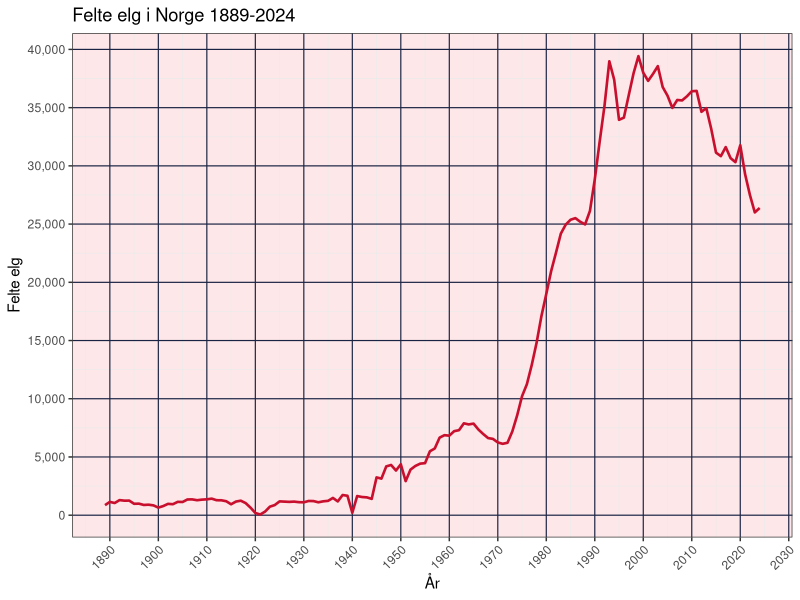
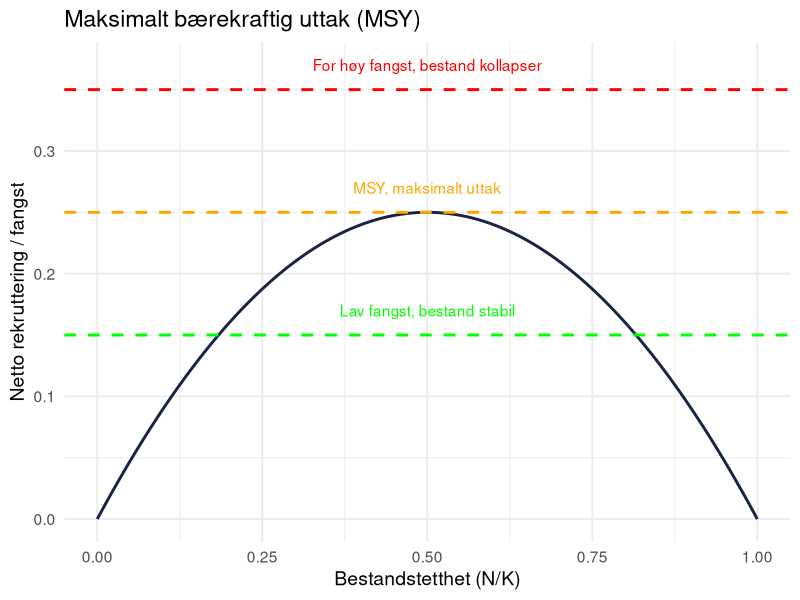
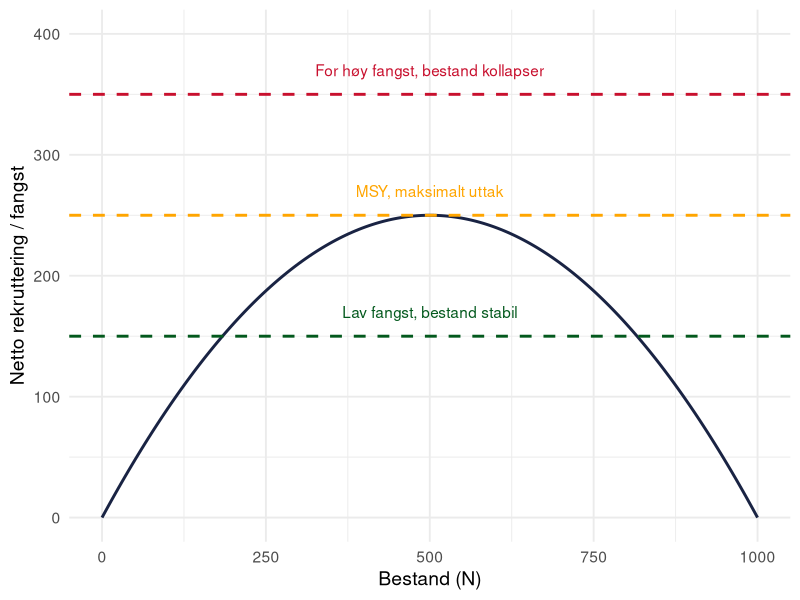
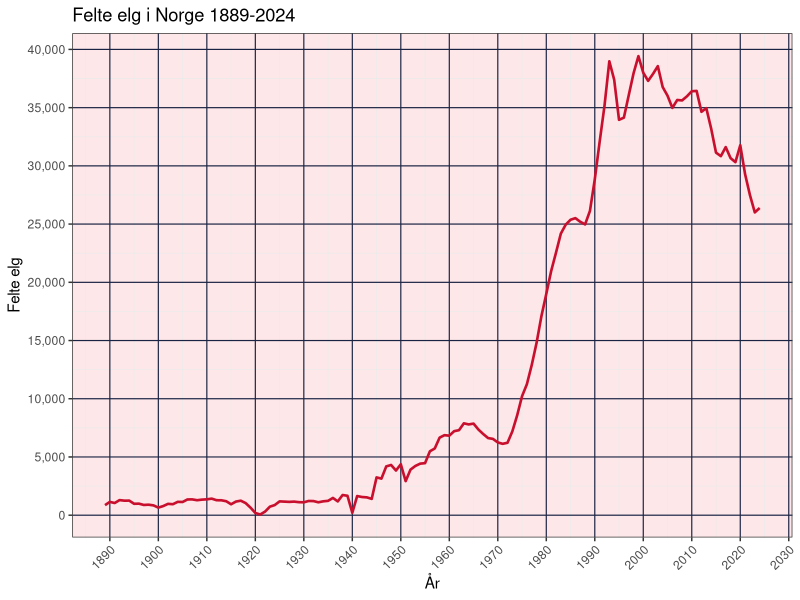
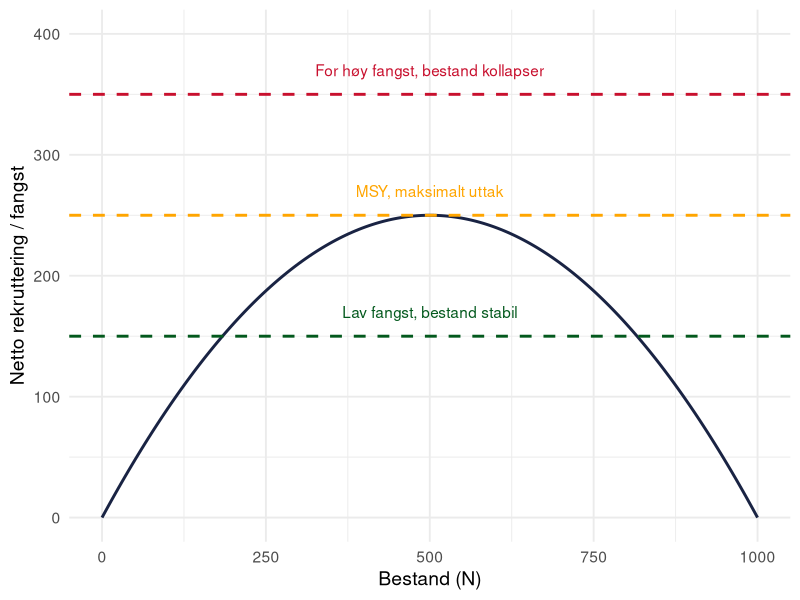

R code for these plots, in order:
## ---- chunk 1
library(tidyverse)
library(readxl)
library(scales)
## ---- chunk 2
read_excel("Elg.xlsx") %>% 
  ggplot(aes(x = År, y = `Felte elg`)) +
  geom_line(color = "#C8102E", linetype = "solid", size = 0.9) + 
  scale_x_continuous(breaks = c(1890, 1900, 1910, 1920, 1930, 1940, 1950, 1960, 1970, 1980, 1990, 2000, 2010, 2020, 2030)) + 
  scale_y_continuous(labels = label_comma(), breaks = c(0,5000, 10000, 15000, 20000, 25000, 30000, 35000, 40000)) + 
  theme_bw() + 
  theme(axis.text.x = element_text(angle = 45, vjust = 1, hjust=1),
        panel.background = element_rect(fill = "#FEE7E8"),
        panel.grid.major = element_line(colour = "#192343", linetype = "solid", size = 0.4)) + 
  ggtitle("Felte elg i Norge 1889-2024")
ggsave("elg.jpg")
## ---- chunk 3
library(ggplot2)

# Data
N <- seq(0, 1, length.out = 200)
K <- 1
r <- 1
recruitment <- r * N * (1 - N/K)
df <- data.frame(N = N, recruitment = recruitment)

# Fangstlinjer
hi <- 0.15
hm <- max(recruitment)
hh <- 0.35

# Lag plottet
ggplot(df, aes(x = N, y = recruitment)) +
  geom_line(size = 1, colour = "#192343") +
  geom_hline(yintercept = hi, colour = "green", linetype = "dashed", size = 1) +
  geom_hline(yintercept = hm, colour = "orange", linetype = "dashed", size = 1) +
  geom_hline(yintercept = hh, colour = "red", linetype = "dashed", size = 1) +
  annotate("text", x = 0.5, y = hi + 0.02,
           label = "Lav fangst, bestand stabil", colour = "green") +
  annotate("text", x = 0.5, y = hm + 0.02,
           label = "MSY, maksimalt uttak", colour = "orange") +
  annotate("text", x = 0.5 , y = hh + 0.02,
           label = "For høy fangst, bestand kollapser", colour = "red") +
  labs(x = "Bestandstetthet (N/K)",
       y = "Netto rekruttering / fangst",
       title = "Maksimalt bærekraftig uttak (MSY)") +
  theme_minimal(base_size = 14)
## ---- chunk 4
# Parametere
K <- 1000
r <- 1
N <- seq(0, K, length.out = 200)

# Netto rekruttering (logistisk modell)
recruitment <- r * N * (1 - N/K)
df <- data.frame(N = N, recruitment = recruitment)

# Fangstlinjer
hi <- 150      # lav fangst
hm <- max(recruitment)  # MSY
hh <- 350      # høy fangst

# Lag plottet
ggplot(df, aes(x = N, y = recruitment)) +
  geom_line(size = 1, colour = "#192343") +
 geom_hline(yintercept = hi, colour = "#03591D", linetype = "dashed", size = 1) +
  geom_hline(yintercept = hm, colour = "orange", linetype = "dashed", size = 1) +
  geom_hline(yintercept = hh, colour = "#C8102E", linetype = "dashed", size = 1) +
annotate("text", x = 500, y = hi + 20,
          label = "Lav fangst, bestand stabil", colour = "#03591D") +
  annotate("text", x = 500, y = hm + 20,
           label = "MSY, maksimalt uttak", colour = "orange") +
  annotate("text", x = 500, y = hh + 20,
           label = "For høy fangst, bestand kollapser", colour = "#C8102E") +
  labs(x = "Bestand (N)",
       y = "Netto rekruttering / fangst") +
  theme_minimal(base_size = 14) +
  ylim(0,400) +
  xlim(0,1000)
ggsave("MSY.jpg", width = 6, height = 4)
